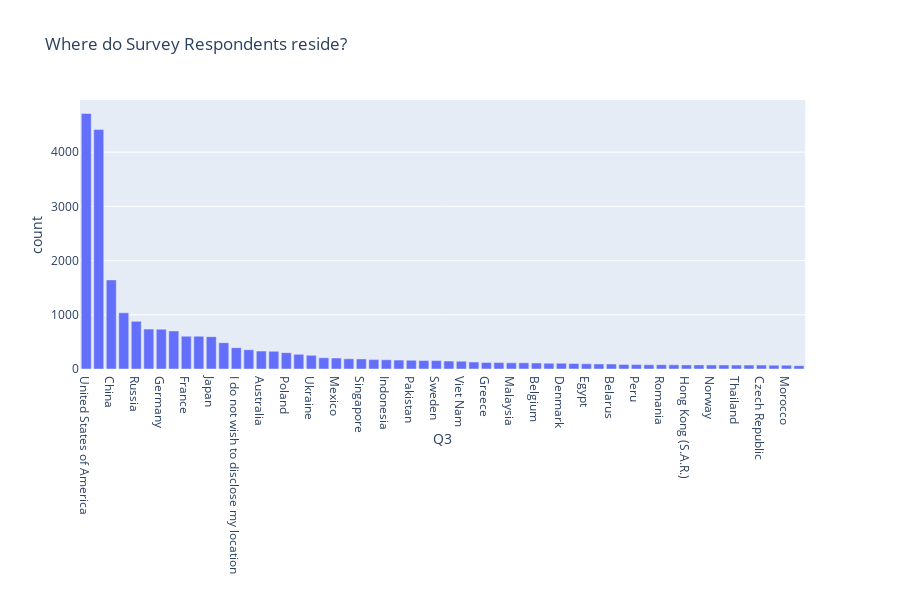

Notebook source saved alongside this figure:
### Code cell
fig = px.bar(df_test, x = 'Q3', y = 'count', title= 'Where do Survey Respondents reside?')
fig.show()

### Figure 1 — Plotly figure (JSON) as saved in the notebook; plotly's stock layout.template omitted (floating-point values rounded to 4 significant figures)
{"data": [{"alignmentgroup": "True", "hoverlabel": {"namelength": 0}, "hovertemplate": "Q3=%{x}<br>count=%{y}", "legendgroup": "", "marker": {"color": "#636efa"}, "name": "", "offsetgroup": "", "orientation": "v", "showlegend": false, "textposition": "auto", "type": "bar", "x": ["United States of America", "India", "China", "Other", "Russia", "Brazil", "Germany", "United Kingdom of Great Britain and Northern Ireland", "France", "Canada", "Japan", "Spain", "I do not wish to disclose my location", "Italy", "Australia", "Turkey", "Poland", "Netherlands", "Ukraine", "Nigeria", "Mexico", "South Korea", "Singapore", "Israel", "Indonesia", "Switzerland", "Pakistan", "Portugal", "Sweden", "South Africa", "Viet Nam", "Colombia", "Greece", "Argentina", "Malaysia", "Iran, Islamic Republic of...", "Belgium", "Bangladesh", "Denmark", "Ireland", "Egypt", "Hungary", "Belarus", "Kenya", "Peru", "Finland", "Romania", "New Zealand", "Hong Kong (S.A.R.)", "Chile", "Norway", "Tunisia", "Thailand", "Philippines", "Czech Republic", "Republic of Korea", "Morocco", "Austria"], "xaxis": "x", "y": [4714, 4417, 1644, 1036, 879, 736, 734, 702, 604, 604, 597, 485, 394, 355, 330, 327, 301, 270, 252, 208, 202, 188, 186, 173, 170, 164, 161, 155, 155, 147, 144, 128, 121, 119, 113, 113, 111, 107, 106, 101, 96, 93, 91, 85, 81, 79, 79, 77, 76, 76, 74, 74, 73, 73, 72, 71, 71, 62], "yaxis": "y"}], "layout": {"barmode": "relative", "height": 600, "legend": {"tracegroupgap": 0}, "title": {"text": "Where do Survey Respondents reside?"}, "xaxis": {"anchor": "y", "domain": [0, 0.98], "title": {"text": "Q3"}}, "yaxis": {"anchor": "x", "domain": [0, 1], "title": {"text": "count"}}}}
